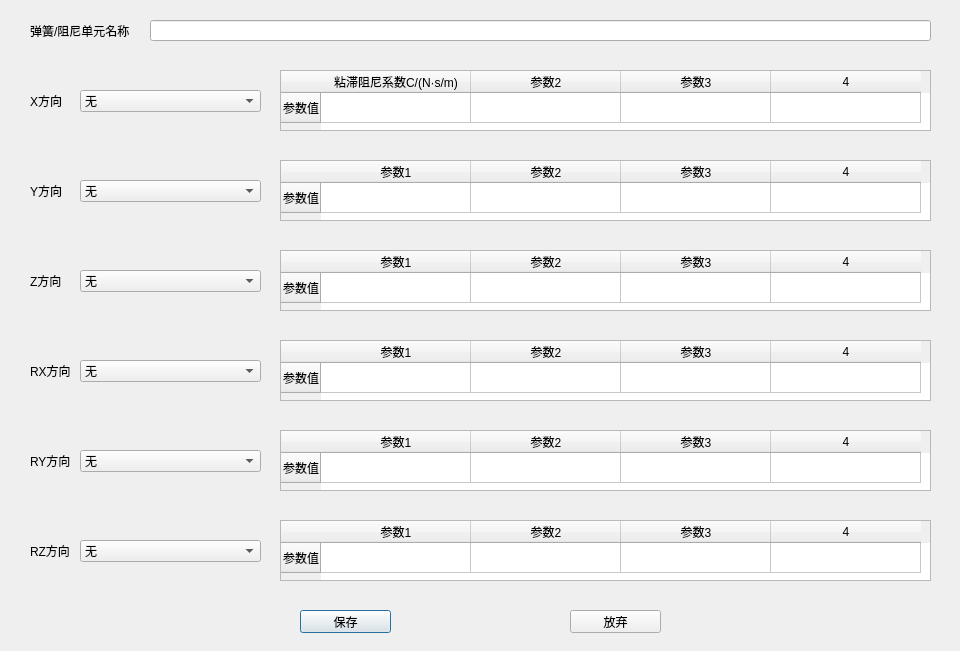
<?xml version="1.0" encoding="UTF-8"?>
<ui version="4.0">
 <class>NonSpringDef</class>
 <widget class="QDialog" name="NonSpringDef">
  <property name="geometry">
   <rect>
    <x>0</x>
    <y>0</y>
    <width>960</width>
    <height>651</height>
   </rect>
  </property>
  <property name="sizePolicy">
   <sizepolicy hsizetype="Fixed" vsizetype="Fixed">
    <horstretch>0</horstretch>
    <verstretch>0</verstretch>
   </sizepolicy>
  </property>
  <property name="minimumSize">
   <size>
    <width>960</width>
    <height>651</height>
   </size>
  </property>
  <property name="maximumSize">
   <size>
    <width>960</width>
    <height>651</height>
   </size>
  </property>
  <property name="windowTitle">
   <string>非线性弹簧及阻尼单元参数编辑</string>
  </property>
  <property name="windowIcon">
   <iconset>
    <normaloff>VBC.png</normaloff>VBC.png</iconset>
  </property>
  <widget class="QLabel" name="label">
   <property name="geometry">
    <rect>
     <x>30</x>
     <y>90</y>
     <width>41</width>
     <height>21</height>
    </rect>
   </property>
   <property name="text">
    <string>X方向</string>
   </property>
  </widget>
  <widget class="QComboBox" name="NonClassSel_X">
   <property name="geometry">
    <rect>
     <x>80</x>
     <y>90</y>
     <width>181</width>
     <height>22</height>
    </rect>
   </property>
   <item>
    <property name="text">
     <string>无</string>
    </property>
   </item>
   <item>
    <property name="text">
     <string>线性阻尼</string>
    </property>
   </item>
   <item>
    <property name="text">
     <string>抗蛇行减振器</string>
    </property>
   </item>
   <item>
    <property name="text">
     <string>双线性弹簧</string>
    </property>
   </item>
   <item>
    <property name="text">
     <string>三次抛物线刚度</string>
    </property>
   </item>
   <item>
    <property name="text">
     <string>库伦摩擦阻尼</string>
    </property>
   </item>
  </widget>
  <widget class="QLabel" name="label_2">
   <property name="geometry">
    <rect>
     <x>30</x>
     <y>180</y>
     <width>41</width>
     <height>21</height>
    </rect>
   </property>
   <property name="text">
    <string>Y方向</string>
   </property>
  </widget>
  <widget class="QLabel" name="label_3">
   <property name="geometry">
    <rect>
     <x>30</x>
     <y>270</y>
     <width>41</width>
     <height>21</height>
    </rect>
   </property>
   <property name="text">
    <string>Z方向</string>
   </property>
  </widget>
  <widget class="QLabel" name="label_4">
   <property name="geometry">
    <rect>
     <x>30</x>
     <y>360</y>
     <width>41</width>
     <height>21</height>
    </rect>
   </property>
   <property name="text">
    <string>RX方向</string>
   </property>
  </widget>
  <widget class="QLabel" name="label_5">
   <property name="geometry">
    <rect>
     <x>30</x>
     <y>450</y>
     <width>41</width>
     <height>21</height>
    </rect>
   </property>
   <property name="text">
    <string>RY方向</string>
   </property>
  </widget>
  <widget class="QLabel" name="label_6">
   <property name="geometry">
    <rect>
     <x>30</x>
     <y>540</y>
     <width>41</width>
     <height>21</height>
    </rect>
   </property>
   <property name="text">
    <string>RZ方向</string>
   </property>
  </widget>
  <widget class="QTableWidget" name="NonParaTable_X">
   <property name="geometry">
    <rect>
     <x>280</x>
     <y>70</y>
     <width>651</width>
     <height>61</height>
    </rect>
   </property>
   <property name="columnCount">
    <number>4</number>
   </property>
   <attribute name="horizontalHeaderDefaultSectionSize">
    <number>150</number>
   </attribute>
   <row>
    <property name="text">
     <string>参数值</string>
    </property>
   </row>
   <column>
    <property name="text">
     <string>粘滞阻尼系数C/(N·s/m)</string>
    </property>
   </column>
   <column>
    <property name="text">
     <string>参数2</string>
    </property>
   </column>
   <column>
    <property name="text">
     <string>参数3</string>
    </property>
   </column>
   <column/>
  </widget>
  <widget class="QTableWidget" name="NonParaTable_Y">
   <property name="geometry">
    <rect>
     <x>280</x>
     <y>160</y>
     <width>651</width>
     <height>61</height>
    </rect>
   </property>
   <property name="columnCount">
    <number>4</number>
   </property>
   <attribute name="horizontalHeaderDefaultSectionSize">
    <number>150</number>
   </attribute>
   <row>
    <property name="text">
     <string>参数值</string>
    </property>
   </row>
   <column>
    <property name="text">
     <string>参数1</string>
    </property>
   </column>
   <column>
    <property name="text">
     <string>参数2</string>
    </property>
   </column>
   <column>
    <property name="text">
     <string>参数3</string>
    </property>
   </column>
   <column/>
  </widget>
  <widget class="QTableWidget" name="NonParaTable_Z">
   <property name="geometry">
    <rect>
     <x>280</x>
     <y>250</y>
     <width>651</width>
     <height>61</height>
    </rect>
   </property>
   <property name="columnCount">
    <number>4</number>
   </property>
   <attribute name="horizontalHeaderDefaultSectionSize">
    <number>150</number>
   </attribute>
   <row>
    <property name="text">
     <string>参数值</string>
    </property>
   </row>
   <column>
    <property name="text">
     <string>参数1</string>
    </property>
   </column>
   <column>
    <property name="text">
     <string>参数2</string>
    </property>
   </column>
   <column>
    <property name="text">
     <string>参数3</string>
    </property>
   </column>
   <column/>
  </widget>
  <widget class="QTableWidget" name="NonParaTable_RX">
   <property name="geometry">
    <rect>
     <x>280</x>
     <y>340</y>
     <width>651</width>
     <height>61</height>
    </rect>
   </property>
   <property name="columnCount">
    <number>4</number>
   </property>
   <attribute name="horizontalHeaderDefaultSectionSize">
    <number>150</number>
   </attribute>
   <row>
    <property name="text">
     <string>参数值</string>
    </property>
   </row>
   <column>
    <property name="text">
     <string>参数1</string>
    </property>
   </column>
   <column>
    <property name="text">
     <string>参数2</string>
    </property>
   </column>
   <column>
    <property name="text">
     <string>参数3</string>
    </property>
   </column>
   <column/>
  </widget>
  <widget class="QTableWidget" name="NonParaTable_RY">
   <property name="geometry">
    <rect>
     <x>280</x>
     <y>430</y>
     <width>651</width>
     <height>61</height>
    </rect>
   </property>
   <property name="columnCount">
    <number>4</number>
   </property>
   <attribute name="horizontalHeaderDefaultSectionSize">
    <number>150</number>
   </attribute>
   <row>
    <property name="text">
     <string>参数值</string>
    </property>
   </row>
   <column>
    <property name="text">
     <string>参数1</string>
    </property>
   </column>
   <column>
    <property name="text">
     <string>参数2</string>
    </property>
   </column>
   <column>
    <property name="text">
     <string>参数3</string>
    </property>
   </column>
   <column/>
  </widget>
  <widget class="QTableWidget" name="NonParaTable_RZ">
   <property name="geometry">
    <rect>
     <x>280</x>
     <y>520</y>
     <width>651</width>
     <height>61</height>
    </rect>
   </property>
   <property name="columnCount">
    <number>4</number>
   </property>
   <attribute name="horizontalHeaderDefaultSectionSize">
    <number>150</number>
   </attribute>
   <row>
    <property name="text">
     <string>参数值</string>
    </property>
   </row>
   <column>
    <property name="text">
     <string>参数1</string>
    </property>
   </column>
   <column>
    <property name="text">
     <string>参数2</string>
    </property>
   </column>
   <column>
    <property name="text">
     <string>参数3</string>
    </property>
   </column>
   <column/>
  </widget>
  <widget class="QPushButton" name="SaveNonPara">
   <property name="geometry">
    <rect>
     <x>300</x>
     <y>610</y>
     <width>91</width>
     <height>23</height>
    </rect>
   </property>
   <property name="text">
    <string>保存</string>
   </property>
  </widget>
  <widget class="QPushButton" name="AbandonNonPara">
   <property name="geometry">
    <rect>
     <x>570</x>
     <y>610</y>
     <width>91</width>
     <height>23</height>
    </rect>
   </property>
   <property name="text">
    <string>放弃</string>
   </property>
  </widget>
  <widget class="QComboBox" name="NonClassSel_Y">
   <property name="geometry">
    <rect>
     <x>80</x>
     <y>180</y>
     <width>181</width>
     <height>22</height>
    </rect>
   </property>
   <item>
    <property name="text">
     <string>无</string>
    </property>
   </item>
   <item>
    <property name="text">
     <string>线性阻尼</string>
    </property>
   </item>
   <item>
    <property name="text">
     <string>抗蛇行减振器</string>
    </property>
   </item>
   <item>
    <property name="text">
     <string>双线性弹簧</string>
    </property>
   </item>
   <item>
    <property name="text">
     <string>三次抛物线刚度</string>
    </property>
   </item>
   <item>
    <property name="text">
     <string>库伦摩擦阻尼</string>
    </property>
   </item>
  </widget>
  <widget class="QComboBox" name="NonClassSel_Z">
   <property name="geometry">
    <rect>
     <x>80</x>
     <y>270</y>
     <width>181</width>
     <height>22</height>
    </rect>
   </property>
   <item>
    <property name="text">
     <string>无</string>
    </property>
   </item>
   <item>
    <property name="text">
     <string>线性阻尼</string>
    </property>
   </item>
   <item>
    <property name="text">
     <string>抗蛇行减振器</string>
    </property>
   </item>
   <item>
    <property name="text">
     <string>双线性弹簧</string>
    </property>
   </item>
   <item>
    <property name="text">
     <string>三次抛物线刚度</string>
    </property>
   </item>
   <item>
    <property name="text">
     <string>库伦摩擦阻尼</string>
    </property>
   </item>
  </widget>
  <widget class="QComboBox" name="NonClassSel_RX">
   <property name="geometry">
    <rect>
     <x>80</x>
     <y>360</y>
     <width>181</width>
     <height>22</height>
    </rect>
   </property>
   <item>
    <property name="text">
     <string>无</string>
    </property>
   </item>
   <item>
    <property name="text">
     <string>线性阻尼</string>
    </property>
   </item>
   <item>
    <property name="text">
     <string>抗蛇行减振器</string>
    </property>
   </item>
   <item>
    <property name="text">
     <string>双线性弹簧</string>
    </property>
   </item>
   <item>
    <property name="text">
     <string>三次抛物线刚度</string>
    </property>
   </item>
   <item>
    <property name="text">
     <string>库伦摩擦阻尼</string>
    </property>
   </item>
  </widget>
  <widget class="QComboBox" name="NonClassSel_RY">
   <property name="geometry">
    <rect>
     <x>80</x>
     <y>450</y>
     <width>181</width>
     <height>22</height>
    </rect>
   </property>
   <item>
    <property name="text">
     <string>无</string>
    </property>
   </item>
   <item>
    <property name="text">
     <string>线性阻尼</string>
    </property>
   </item>
   <item>
    <property name="text">
     <string>抗蛇行减振器</string>
    </property>
   </item>
   <item>
    <property name="text">
     <string>双线性弹簧</string>
    </property>
   </item>
   <item>
    <property name="text">
     <string>三次抛物线刚度</string>
    </property>
   </item>
   <item>
    <property name="text">
     <string>库伦摩擦阻尼</string>
    </property>
   </item>
  </widget>
  <widget class="QComboBox" name="NonClassSel_RZ">
   <property name="geometry">
    <rect>
     <x>80</x>
     <y>540</y>
     <width>181</width>
     <height>22</height>
    </rect>
   </property>
   <item>
    <property name="text">
     <string>无</string>
    </property>
   </item>
   <item>
    <property name="text">
     <string>线性阻尼</string>
    </property>
   </item>
   <item>
    <property name="text">
     <string>抗蛇行减振器</string>
    </property>
   </item>
   <item>
    <property name="text">
     <string>双线性弹簧</string>
    </property>
   </item>
   <item>
    <property name="text">
     <string>三次抛物线刚度</string>
    </property>
   </item>
   <item>
    <property name="text">
     <string>库伦摩擦阻尼</string>
    </property>
   </item>
  </widget>
  <widget class="QLabel" name="label_7">
   <property name="geometry">
    <rect>
     <x>30</x>
     <y>20</y>
     <width>111</width>
     <height>21</height>
    </rect>
   </property>
   <property name="text">
    <string>弹簧/阻尼单元名称</string>
   </property>
  </widget>
  <widget class="QLineEdit" name="nonSpringNameEnter">
   <property name="geometry">
    <rect>
     <x>150</x>
     <y>20</y>
     <width>781</width>
     <height>21</height>
    </rect>
   </property>
  </widget>
 </widget>
 <resources/>
 <connections/>
</ui>
